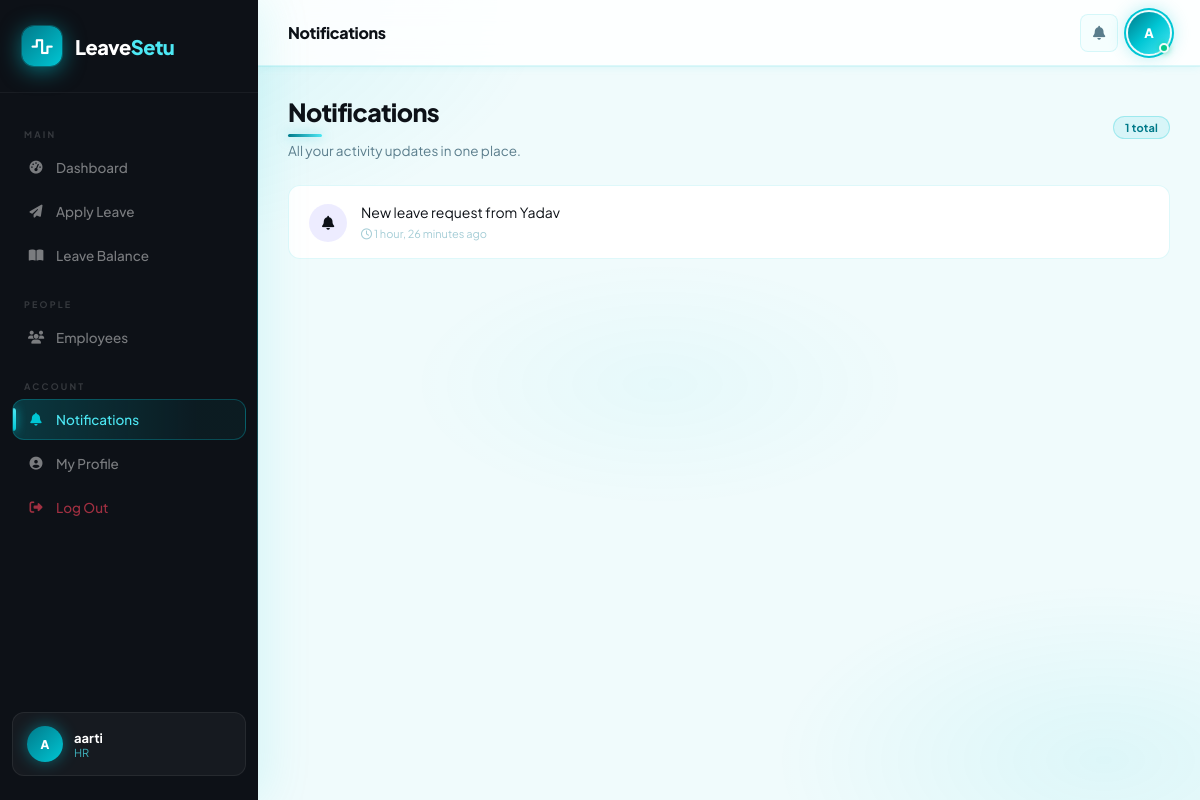
Page /leave/notifications/ (signed in) on the committed database.
### users/models.py (models this page shows, shortened)
class User(AbstractUser):
    email = models.EmailField(unique=True)
    role = models.ForeignKey(
        Role,
        on_delete=models.SET_NULL,
        null=True,
        blank=True
    )
    department = models.ForeignKey(
        Department,
        on_delete=models.SET_NULL,
        null=True,
        blank=True
    )
    reporting_manager = models.ForeignKey(
        "self",
        on_delete=models.SET_NULL,
        null=True,
        blank=True,
        related_name="team_members"
    )
    phone = models.CharField(max_length=15, blank=True, null=True)
    date_of_joining = models.DateField(null=True, blank=True)
    is_senior = models.BooleanField(default=False)
    USERNAME_FIELD = "email"
    REQUIRED_FIELDS = ["username"]

class Role(models.Model):
    name = models.CharField(max_length=50, unique=True)

### leaves/models.py (models this page shows, shortened)
class Notification(models.Model):
    user = models.ForeignKey(User, on_delete=models.CASCADE)
    message = models.TextField()
    read_status = models.BooleanField(default=False)
    created_at = models.DateTimeField(auto_now_add=True)

### leaves/views.py (the view)
# urls.py: path('notifications/', views.notifications, name='notifications'),
@login_required
def notifications(request):
    notes = Notification.objects.filter(user=request.user).order_by("-created_at")
    notes.filter(read_status=False).update(read_status=True)
    return render(request, "notification.html", {"notifications": notes})

### leaves/templates/notification.html (shortened to what this page needs)
{% extends "base.html" %}
{% block page_title %}Notifications{% endblock %}
{% block content %}
<div class="page-header animate-in">
  <div class="page-header-top">
    <div>
      <h1 class="page-title">Notifications</h1>
      <p class="page-subtitle">All your activity updates in one place.</p>
    </div>
    <div class="badge badge-info">{{ notifications|length }} total</div>
  </div>
</div>
{% if notifications %}
<div class="notif-list animate-in delay-1">
  {% for n in notifications %}
  <div class="notif-item {% if not n.read_status %}unread{% endif %}">
    <div class="notif-icon">
      {% if 'approved' in n.message|lower %}
        <i class="fa-solid fa-circle-check" style="color:var(--success);"></i>
      {% elif 'rejected' in n.message|lower %}
        <i class="fa-solid fa-circle-xmark" style="color:var(--danger);"></i>
      {% else %}
        <i class="fa-solid fa-bell"></i>
      {% endif %}
    </div>
    <div class="notif-content">
      <div class="notif-msg">{{ n.message }}</div>
      <div class="notif-time">
        <i class="fa-regular fa-clock"></i>
        {{ n.created_at|timesince }} ago
      </div>
    </div>
  </div>
  {% endfor %}
</div>
{% else %}
<div class="empty-state animate-in">
  <div class="empty-icon"><i class="fa-regular fa-bell-slash"></i></div>
  <div class="empty-title">No Notifications</div>
  <p>You're all up to date. Check back later!</p>
</div>
{% endif %}
{% endblock %}

### templates/base.html (shortened to what this page needs)
<!DOCTYPE html>
<html lang="en">
<head>
    <link rel="stylesheet" href="https://cdnjs.cloudflare.com/ajax/libs/font-awesome/6.5.0/css/all.min.css">
</head>
<body>
{% if request.user.is_authenticated %}
<aside class="sidebar" id="sidebar">
    <div class="sidebar-logo">
        <div class="logo-mark">
            <i class="fa-solid fa-wave-square"></i>
        </div>
        <span class="logo-text">Leave<span>Setu</span></span>
    </div>
    <nav class="sidebar-nav">
        <div class="nav-section-label">Main</div>
        {% if request.user.role %}
            {% if request.user.role.name == "Admin" %}
            <a href="{% url 'admin_dashboard' %}" class="nav-item {% if request.resolver_match.url_name == 'admin_dashboard' %}active{% endif %}">
                <i class="fa-solid fa-gauge-high nav-icon"></i> Admin Dashboard
            </a>
            {% elif request.user.role.name == "TL" %}
            <a href="{% url 'tl_dashboard' %}" class="nav-item {% if request.resolver_match.url_name == 'tl_dashboard' %}active{% endif %}">
                <i class="fa-solid fa-gauge-high nav-icon"></i> Dashboard
            </a>
            {% elif request.user.role.name == "HR" %}
            <a href="{% url 'hr_dashboard' %}" class="nav-item {% if request.resolver_match.url_name == 'hr_dashboard' %}active{% endif %}">
                <i class="fa-solid fa-gauge-high nav-icon"></i> Dashboard
            </a>
            {% elif request.user.role.name == "Manager" %}
            <a href="{% url 'manager_dashboard' %}" class="nav-item {% if request.resolver_match.url_name == 'manager_dashboard' %}active{% endif %}">
                <i class="fa-solid fa-gauge-high nav-icon"></i> Dashboard
            </a>
            {% else %}
            <a href="{% url 'employee_dashboard' %}" class="nav-item {% if request.resolver_match.url_name == 'employee_dashboard' %}active{% endif %}">
                <i class="fa-solid fa-gauge-high nav-icon"></i> Dashboard
            </a>
            {% endif %}
        {% endif %}
        {% if request.user.role and request.user.role.name in "Employee TL HR Manager" %}
        <a href="{% url 'apply_leave' %}" class="nav-item {% if request.resolver_match.url_name == 'apply_leave' %}active{% endif %}">
            <i class="fa-solid fa-paper-plane nav-icon"></i> Apply Leave
        </a>
        {% endif %}
        {% if request.user.role and request.user.role.name in "Employee TL HR" %}
        <a href="{% url 'employee_dashboard' %}" class="nav-item {% if request.resolver_match.url_name == 'employee_dashboard' %}active{% endif %}">
            <i class="fa-solid fa-book-open nav-icon"></i> Leave Balance
        </a>
        {% endif %}
        {% if request.user.role and request.user.role.name in "HR Manager Admin" %}
        <div class="nav-section-label">People</div>
        <a href="{% url 'hr_employee_list' %}" class="nav-item {% if request.resolver_match.url_name == 'hr_employee_list' %}active{% endif %}">
            <i class="fa-solid fa-users nav-icon"></i> Employees
        </a>
        {% endif %}
        <div class="nav-section-label">Account</div>
        <a href="{% url 'notifications' %}" class="nav-item {% if request.resolver_match.url_name == 'notifications' %}active{% endif %}">
            <i class="fa-solid fa-bell nav-icon"></i> Notifications
        </a>
        <a href="{% url 'dashboard' %}" class="nav-item {% if request.resolver_match.url_name == 'dashboard' %}active{% endif %}">
            <i class="fa-solid fa-circle-user nav-icon"></i> My Profile
        </a>
        <a href="{% url 'logout' %}" class="nav-item" style="color:rgba(240,64,88,0.65);">
            <i class="fa-solid fa-right-from-bracket nav-icon"></i> Log Out
        </a>
    </nav>
    <div class="sidebar-user">
        <div class="user-avatar-sidebar">
            {{ request.user.first_name|first|upper }}{{ request.user.last_name|first|upper }}
        </div>
        <div class="user-info">
            <div class="user-name">{{ request.user.get_full_name|default:request.user.username }}</div>
            <div class="user-role">{% if request.user.role %}{{ request.user.role.name }}{% else %}N/A{% endif %}</div>
        </div>
    </div>
</aside>
{% endif %}
<div class="main-wrapper" {% if not request.user.is_authenticated %}style="margin-left:0;"{% endif %}>
    {% if request.user.is_authenticated %}
    <header class="topbar">
        <h1 class="topbar-title">{% block page_title %}Dashboard{% endblock %}</h1>
        <div class="topbar-actions">
            <a href="{% url 'notifications' %}" class="icon-btn">
                <i class="fa-solid fa-bell"></i>
            </a>
            <div class="profile-dropdown-wrapper" id="profileWrapper">
                <div class="avatar-wrapper" onclick="toggleProfileDropdown()" title="My Profile">
                    <div class="topbar-avatar">
                        {{ request.user.first_name|first|upper }}{{ request.user.last_name|first|upper }}
                    </div>
                </div>
            </div>
        </div>
    </header>
    {% endif %}
    <main class="page-content">
        {% block content %}{% endblock %}
    </main>
</div>
</body>
</html>

### leaves/templates/notification.html (style rules this page uses)
.notif-list { display: flex; flex-direction: column; gap: 8px; }
.notif-item { display: flex; align-items: flex-start; gap: 14px; padding: 16px 20px; background: var(--surface); border: 1px solid var(--border); border-radius: var(--radius-sm); transition: all 0.2s; animation: fadeUp 0.3s ease forwards; }
.notif-icon { width: 38px; height: 38px; border-radius: 50%; background: rgba(108,99,255,0.12); display: flex; align-items: center; justify-content: center; font-size: 14px; color: var(--accent); flex-shrink: 0; margin-top: 2px; }
.notif-content { flex: 1; }
.notif-msg { font-size: 14px; color: var(--text); line-height: 1.5; }
.notif-time { font-size: 11px; color: var(--text-faint); margin-top: 4px; }

### rows in the picture
User: user.first_name|first "A", user.get_full_name "aarti", user.role.name "HR"
Notification: message "New leave request from Yadav", created_at "1 hour, 26 minutes"

### other values in the picture
{{ notifications|length }} "1"
